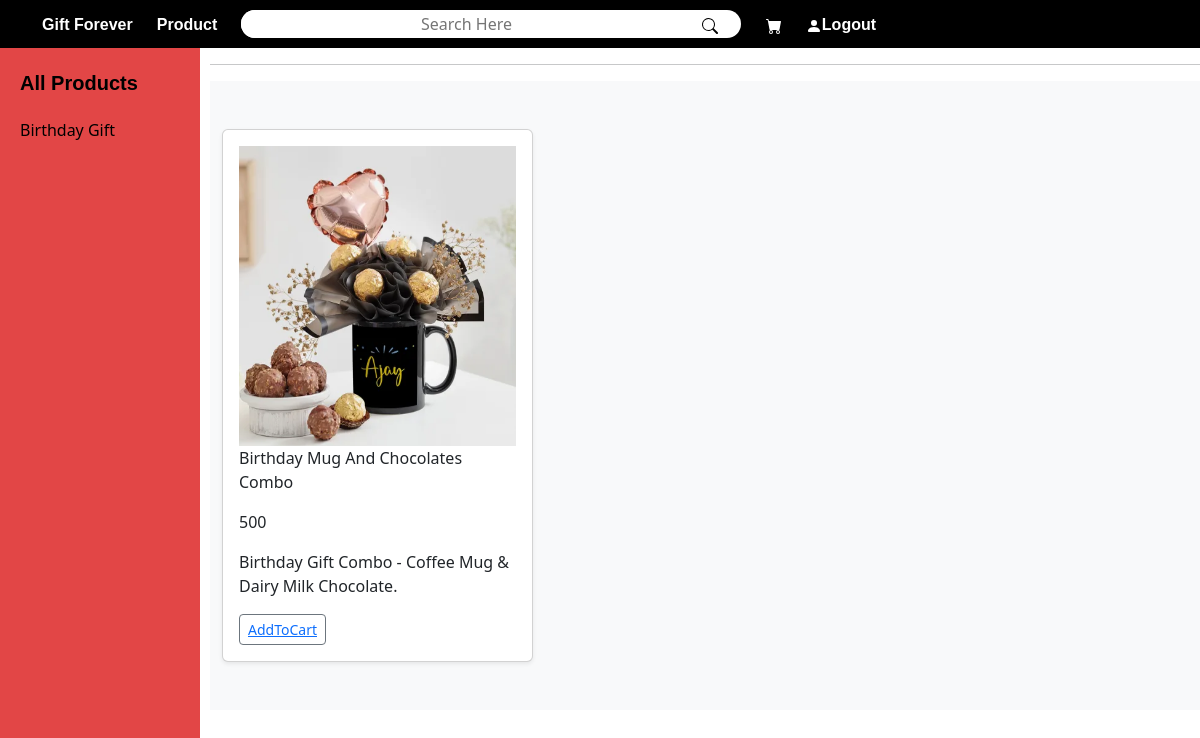
/product (signed in), run on an earlier commit of the app's database.
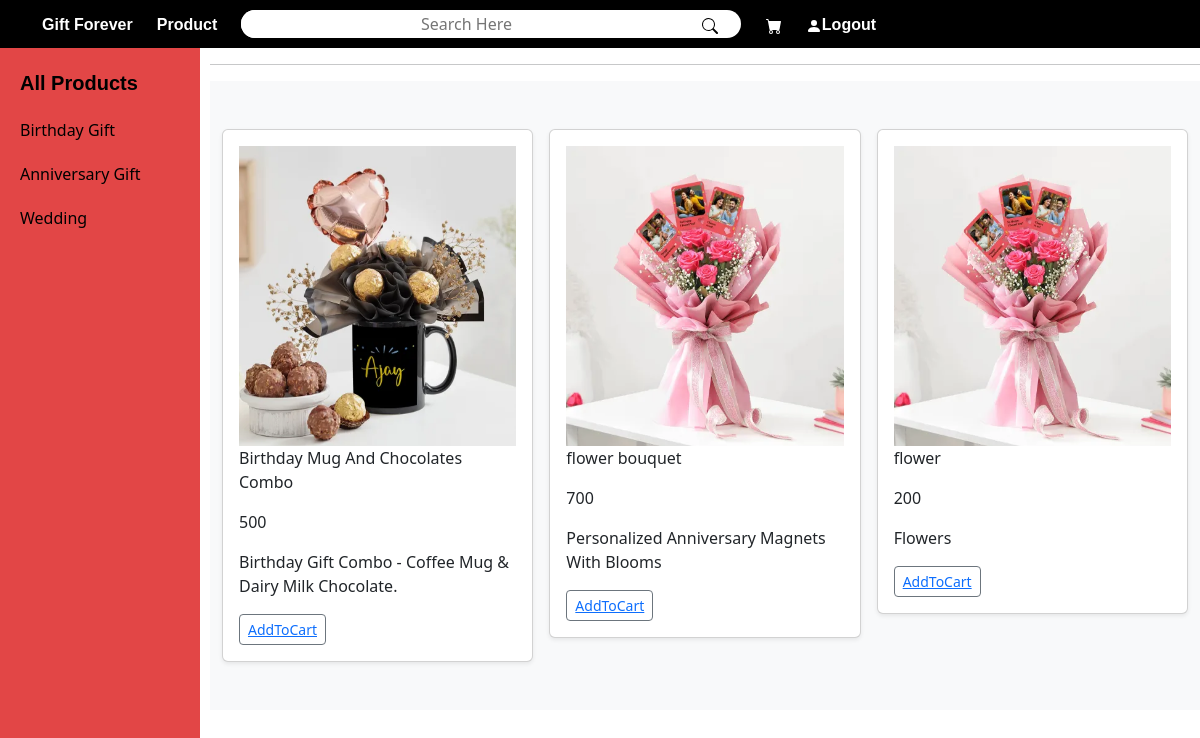
And on a later commit of the database.
### final_app/models.py (models this page shows, shortened)
class Category(models.Model):
    category_name=models.CharField(max_length=100)
    class Meta:
        db_table= 'category'

class Product(models.Model):
    img=models.ImageField(upload_to='image',default='')
    p_name=models.CharField(max_length=100)
    p_price=models.IntegerField()
    p_description=models.TextField(max_length=300)
    category=models.ForeignKey(Category,on_delete=models.CASCADE)
    class Meta:
        db_table='product'

### final_app/views.py (the view)
# urls.py: path('product',v.product_view),
def product_view(request):
    cate=Category.objects.all()
    pl=Product.objects.all()
    context={'Cate':cate,'pl':pl}
    return render(request,'product.html',context)

### final_app/templates/product.html (shortened to what this page needs)
{%extends 'category_list.html'%}
{%load static%}
{%block body%}
<link rel="stylesheet" href="{%static 'css/bmin.css'%}">
<hr>
<div class="album py-5 bg-body-tertiary">
    <div class="container">
      {%if pl%}
      <div class="row row-cols-1 row-cols-sm-2 row-cols-md-3 g-3">
        {%for i in pl%}
        <div class="col" >
          <div class="card shadow-sm">
            <div class="card-body" title="{{i.product.category}}">
              <img src="{{i.img}}" alt="Image not uploaded" width="100%" height="300px">
              <p class="card-text">{{i.p_name}}</p>
              <p class="card-text">{{i.p_price}}</p>
              <p class="card-text">{{i.p_description}}</p>
              <div class="d-flex justify-content-between align-items-center">
                <div class="btn-group">
                  <button type="button" class="btn btn-sm btn-outline-secondary"><a href="addtocart/{{i.id}}">AddToCart</a></button>
                </div>
              </div>
            </div>
          </div>
        </div>
        {%endfor%}
      </div>
      {%else%}
      <h1>No product found...</h1>
      {%endif%}
    </div>
  </div>
{%endblock%}

### final_app/templates/category_list.html (shortened to what this page needs)
{%include 'navbar.html'%}
{%load static%}
<link rel="stylesheet" href="{%static 'css/bmin.css'%}">
<div class="grid1">
    <div class="cate_list">
        <a href="/product">
            <div class="all_catelist">
                <p>All Products</p>
            </div>
        </a>
        {%for i in Cate%}
        <a href="/filter/{{i.id}}">
            <div class="all_cate">
                <p>{{ i.category_name }}</p>
            </div>
        </a>
        {%endfor%}
    </div>
</div>
<div class="main">
    {%block body%}
    {%endblock%}
</div>

What changed in the data, as far as the page shows it:
added Category: category_name "Anniversary Gift"
added Category: category_name "Wedding"
added Product: img (picture), p_name "flower bouquet", p_price "700", p_description "Personalized Anniversary Magnets With Blooms"
added Product: img (picture), p_name "flower", p_price "200", p_description "Flowers"
